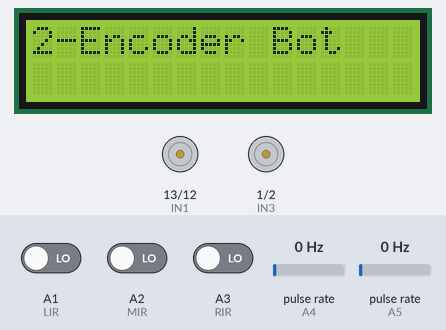
The sketch below on a simulated Arduino Uno, built with avr-gcc and run on an emulated ATmega328P. Shown: 16×2 character LCD, motor-driver pin pairs drawn as motors (green arrow = first pin HIGH = forward, orange = second pin HIGH = backward, longer = more drive, scaled by the enable pin). Wiring (inferred from the names in the program): 2 × pulse sensor: data A4 / data A5. Inputs (shaded band) come from the test bench; at power-on: A2 (MIR) LOW, A1 (LIR) LOW, A3 (RIR) LOW, pulse rate (sensors on A4, A5) 0 Hz.

Above: at 0.1 s.
At 2.2 s:
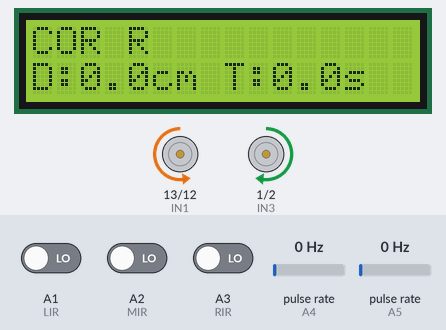
2.3 s: A2 (MIR) driven HIGH
At 2.8 s:
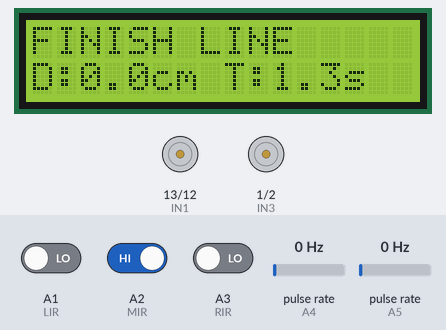
Timing chart, 0 to 5.3 s (numbered marks = the images above; inputs shaded):
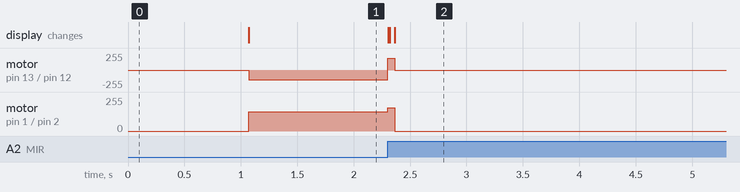

The sketch:

Move_RC_Car_v9.ino
```cpp
#include <LiquidCrystal.h>
#include <PinChangeInterrupt.h>

// ================= PINS =================
// Motors
const int ENA = 11;
const int IN1 = 13;
const int IN2 = 12;

const int ENB = 3;
const int IN3 = 1;
const int IN4 = 2;

// IR sensors
const int LIR = A1;  // LOW = black
const int MIR = A2;  // HIGH = black (inverted)
const int RIR = A3;  // LOW = black

// Encoders
const int LEFT_ENCODER_PIN  = A4;  // left wheel D0
const int RIGHT_ENCODER_PIN = A5;  // right wheel D0

// ================= SPEEDS =================
#define FWD_SPEED      175
#define CORRECT_SPEED  145
#define SWEEP_SPEED    155

// ================= STOP TIMING =================
const unsigned long FINISH_HOLD = 60;   // ms needed to confirm finish black bar

// ================= WHEEL CONSTANTS =================
// Wheel diameter ~6.5 cm → circumference ≈ 20.42 cm
const float WHEEL_DIAMETER      = 6.5;
const float WHEEL_CIRCUMFERENCE = 3.14159 * WHEEL_DIAMETER;
const int   PULSES_PER_REV      = 20;

// Calibration factor correction (found from your testing)
const float CM_PER_PULSE = 0.86;

// ================= DISTANCE / TIME =================
volatile unsigned long leftTicks  = 0;
volatile unsigned long rightTicks = 0;

unsigned long startTime = 0;

// ================= LCD =================
LiquidCrystal lcd(8, 9, 4, 5, 6, 7);

// ================= MOTOR FUNCTIONS =================
void moveForward() {
  digitalWrite(IN1, HIGH); digitalWrite(IN2, LOW);
  analogWrite(ENA, FWD_SPEED);

  digitalWrite(IN3, HIGH); digitalWrite(IN4, LOW);
  analogWrite(ENB, FWD_SPEED);
}

void turnLeftSlow() {
  digitalWrite(IN1, HIGH); digitalWrite(IN2, LOW);
  analogWrite(ENA, CORRECT_SPEED);

  digitalWrite(IN3, LOW); digitalWrite(IN4, HIGH);
  analogWrite(ENB, CORRECT_SPEED);
}

void turnRightSlow() {
  digitalWrite(IN1, LOW); digitalWrite(IN2, HIGH);
  analogWrite(ENA, CORRECT_SPEED);

  digitalWrite(IN3, HIGH); digitalWrite(IN4, LOW);
  analogWrite(ENB, CORRECT_SPEED);
}

void sweepRight() {
  digitalWrite(IN1, LOW); digitalWrite(IN2, HIGH);
  analogWrite(ENA, SWEEP_SPEED);

  digitalWrite(IN3, HIGH); digitalWrite(IN4, LOW);
  analogWrite(ENB, SWEEP_SPEED);
}

void stopCar() {
  analogWrite(ENA, 0); analogWrite(ENB, 0);
  digitalWrite(IN1, LOW); digitalWrite(IN2, LOW);
  digitalWrite(IN3, LOW); digitalWrite(IN4, LOW);
}

// ================= ENCODER ISR =================
void leftEncoderISR() {
  leftTicks++;
}

void rightEncoderISR() {
  rightTicks++;
}

// ================= SETUP =================
void setup() {
  pinMode(LIR, INPUT);
  pinMode(MIR, INPUT);
  pinMode(RIR, INPUT);

  pinMode(ENA, OUTPUT);
  pinMode(IN1, OUTPUT);
  pinMode(IN2, OUTPUT);
  pinMode(ENB, OUTPUT);
  pinMode(IN3, OUTPUT);
  pinMode(IN4, OUTPUT);

  // Encoder pins
  pinMode(LEFT_ENCODER_PIN, INPUT);
  pinMode(RIGHT_ENCODER_PIN, INPUT);

  attachPinChangeInterrupt(
    digitalPinToPinChangeInterrupt(LEFT_ENCODER_PIN),
    leftEncoderISR,
    RISING
  );
  attachPinChangeInterrupt(
    digitalPinToPinChangeInterrupt(RIGHT_ENCODER_PIN),
    rightEncoderISR,
    RISING
  );

  // LCD
  lcd.begin(16, 2);
  lcd.print("2-Encoder Bot");
  delay(1000);
  lcd.clear();

  startTime = millis();
}

// ================= LOOP =================
void loop() {
  // -------- READ SENSORS ----------
  bool leftBlack   = (digitalRead(LIR) == LOW);
  bool middleBlack = (digitalRead(MIR) == HIGH);  // inverted
  bool rightBlack  = (digitalRead(RIR) == LOW);

  // -------- COPY TICKS SAFELY ----------
  noInterrupts();
  unsigned long lt = leftTicks;
  unsigned long rt = rightTicks;
  interrupts();

  // -------- COMPUTE DISTANCE ----------
  float leftCm  = lt * CM_PER_PULSE;
  float rightCm = rt * CM_PER_PULSE;
  float avgCm   = (leftCm + rightCm) / 2.0;

  // -------- COMPUTE TIME ----------
  float elapsedSec = (millis() - startTime) / 1000.0;

  // -------- LCD LINE 2 (DIST + TIME) ----------
  lcd.setCursor(0, 1);
  lcd.print("D:");
  lcd.print(avgCm, 1);
  lcd.print("cm ");

  lcd.print("T:");
  lcd.print(elapsedSec, 1);
  lcd.print("s ");

  lcd.setCursor(0, 0);

  // ========= FINISH LINE DETECTION =========
  static unsigned long blackStart = 0;
  unsigned long now = millis();

  if (leftBlack && middleBlack && rightBlack) {
    if (blackStart == 0) blackStart = now;
  } else {
    blackStart = 0;
  }

  if (blackStart != 0 && (now - blackStart >= FINISH_HOLD)) {
    stopCar();
    lcd.setCursor(0, 0);
    lcd.print("FINISH LINE   ");

    // Freeze final D & T
    lcd.setCursor(0, 1);
    lcd.print("D:");
    lcd.print(avgCm, 1);
    lcd.print("cm ");
    lcd.print("T:");
    lcd.print(elapsedSec, 1);
    lcd.print("s ");
    while (1);
  }

  // ========= NORMAL LINE FOLLOWING =========

  // Middle OK → go forward
  if (middleBlack) {
    moveForward();
    lcd.print("RUNNING       ");
    return;
  }

  // Left sees black → correct RIGHT
  if (leftBlack) {
    lcd.print("COR R         ");
    while (!digitalRead(MIR)) turnRightSlow();
    return;
  }

  // Right sees black → correct LEFT
  if (rightBlack) {
    lcd.print("COR L         ");
    while (!digitalRead(MIR)) turnLeftSlow();
    return;
  }

  // LOST → sweep right
  sweepRight();
  lcd.print("SWEEP R       ");
}
```

Measured:
- after the input at 2.3 s, motor on pin 13 (IN1) / pin 12 (IN2): backward 145/255 → stopped at once; motor on pin 1 (IN3) / pin 2 (IN4): forward 145/255 → stopped at once; the display: first changes at once (image 2 shows a later state)
